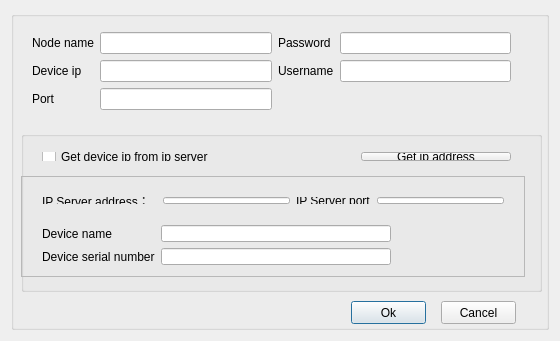
<?xml version="1.0" encoding="UTF-8"?>
<ui version="4.0">
 <class>AddNodeClass</class>
 <widget class="QDialog" name="AddNodeClass">
  <property name="geometry">
   <rect>
    <x>0</x>
    <y>0</y>
    <width>560</width>
    <height>341</height>
   </rect>
  </property>
  <property name="windowTitle">
   <string>AddNode</string>
  </property>
  <layout class="QGridLayout" name="gridLayout">
   <item row="0" column="0">
    <widget class="QGroupBox" name="groupBox">
     <property name="title">
      <string/>
     </property>
     <widget class="QPushButton" name="sure_pushButton">
      <property name="geometry">
       <rect>
        <x>340</x>
        <y>290</y>
        <width>75</width>
        <height>23</height>
       </rect>
      </property>
      <property name="text">
       <string>Ok</string>
      </property>
     </widget>
     <widget class="QPushButton" name="cancel_pushButton">
      <property name="geometry">
       <rect>
        <x>430</x>
        <y>290</y>
        <width>75</width>
        <height>23</height>
       </rect>
      </property>
      <property name="text">
       <string>Cancel</string>
      </property>
     </widget>
     <widget class="QGroupBox" name="groupBox_2">
      <property name="geometry">
       <rect>
        <x>10</x>
        <y>120</y>
        <width>521</width>
        <height>161</height>
       </rect>
      </property>
      <property name="title">
       <string/>
      </property>
      <widget class="QFrame" name="m_pFrameIPServer">
       <property name="geometry">
        <rect>
         <x>0</x>
         <y>45</y>
         <width>504</width>
         <height>101</height>
        </rect>
       </property>
       <property name="frameShape">
        <enum>QFrame::StyledPanel</enum>
       </property>
       <property name="frameShadow">
        <enum>QFrame::Raised</enum>
       </property>
       <widget class="QWidget" name="layoutWidget">
        <property name="geometry">
         <rect>
          <x>10</x>
          <y>38</y>
          <width>371</width>
          <height>62</height>
         </rect>
        </property>
        <layout class="QGridLayout" name="gridLayout_4">
         <item row="0" column="0">
          <widget class="QLabel" name="devcname_label">
           <property name="text">
            <string>Device name          </string>
           </property>
          </widget>
         </item>
         <item row="0" column="1">
          <widget class="QLineEdit" name="m_pEditDeviceName">
           <property name="maxLength">
            <number>32</number>
           </property>
          </widget>
         </item>
         <item row="1" column="0">
          <widget class="QLabel" name="devicemac_label">
           <property name="text">
            <string>Device serial number</string>
           </property>
          </widget>
         </item>
         <item row="1" column="1">
          <widget class="QLineEdit" name="m_pEditDeviceSerial">
           <property name="maxLength">
            <number>48</number>
           </property>
          </widget>
         </item>
        </layout>
       </widget>
       <widget class="QWidget" name="layoutWidget">
        <property name="geometry">
         <rect>
          <x>10</x>
          <y>10</y>
          <width>484</width>
          <height>29</height>
         </rect>
        </property>
        <layout class="QGridLayout" name="gridLayout_3">
         <item row="0" column="0">
          <widget class="QLabel" name="getipaddrs_label">
           <property name="text">
            <string>IP Server address：  </string>
           </property>
          </widget>
         </item>
         <item row="0" column="1">
          <widget class="QLineEdit" name="m_pEditIPServerIP"/>
         </item>
         <item row="0" column="2">
          <widget class="QLabel" name="getipaddrport_label">
           <property name="text">
            <string>IP Server port</string>
           </property>
          </widget>
         </item>
         <item row="0" column="3">
          <widget class="QLineEdit" name="m_pEditIPServerPort"/>
         </item>
        </layout>
       </widget>
      </widget>
      <widget class="QWidget" name="layoutWidget">
       <property name="geometry">
        <rect>
         <x>10</x>
         <y>10</y>
         <width>491</width>
         <height>31</height>
        </rect>
       </property>
       <layout class="QHBoxLayout" name="horizontalLayout">
        <item>
         <widget class="QCheckBox" name="m_pCheckBoxIPserver">
          <property name="text">
           <string>Get device ip from ip server</string>
          </property>
         </widget>
        </item>
        <item>
         <widget class="QPushButton" name="m_pBtnGetDeviceIP">
          <property name="maximumSize">
           <size>
            <width>150</width>
            <height>16777215</height>
           </size>
          </property>
          <property name="text">
           <string>Get ip address</string>
          </property>
         </widget>
        </item>
       </layout>
      </widget>
     </widget>
     <widget class="QWidget" name="layoutWidget">
      <property name="geometry">
       <rect>
        <x>10</x>
        <y>10</y>
        <width>501</width>
        <height>101</height>
       </rect>
      </property>
      <layout class="QGridLayout" name="gridLayout_2">
       <item row="0" column="0">
        <widget class="QLabel" name="nodename_label">
         <property name="text">
          <string>Node name</string>
         </property>
        </widget>
       </item>
       <item row="0" column="1">
        <widget class="QLineEdit" name="nodename_lineEdit"/>
       </item>
       <item row="0" column="2">
        <widget class="QLabel" name="usrname_label">
         <property name="text">
          <string>Password</string>
         </property>
        </widget>
       </item>
       <item row="0" column="3">
        <widget class="QLineEdit" name="passwd_lineEdit"/>
       </item>
       <item row="1" column="0">
        <widget class="QLabel" name="ip_label">
         <property name="text">
          <string>Device ip</string>
         </property>
        </widget>
       </item>
       <item row="1" column="1">
        <widget class="QLineEdit" name="ip_lineEdit"/>
       </item>
       <item row="1" column="2">
        <widget class="QLabel" name="passwd_label">
         <property name="text">
          <string>Username</string>
         </property>
        </widget>
       </item>
       <item row="1" column="3">
        <widget class="QLineEdit" name="usrname_lineEdit"/>
       </item>
       <item row="2" column="0">
        <widget class="QLabel" name="port_label">
         <property name="text">
          <string>Port</string>
         </property>
        </widget>
       </item>
       <item row="2" column="1">
        <widget class="QLineEdit" name="port_lineEdit"/>
       </item>
      </layout>
     </widget>
    </widget>
   </item>
  </layout>
 </widget>
 <layoutdefault spacing="6" margin="11"/>
 <resources/>
 <connections/>
</ui>
